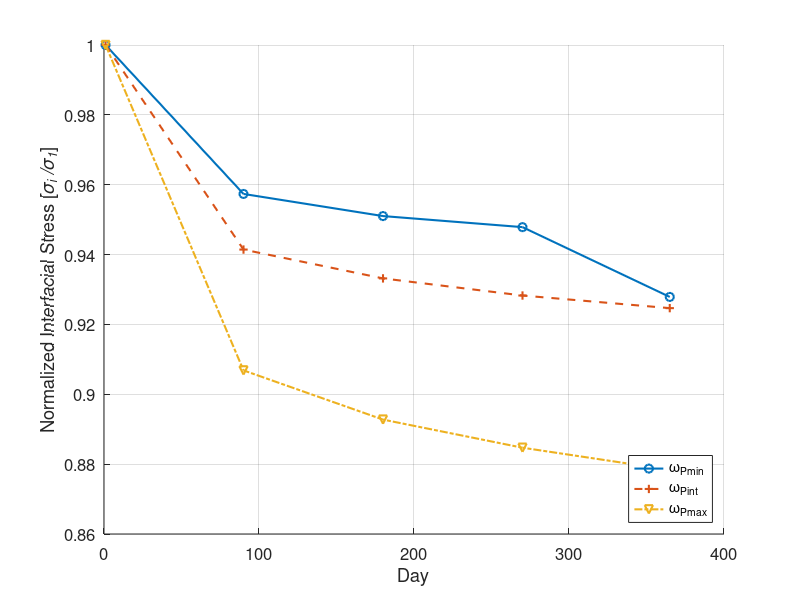
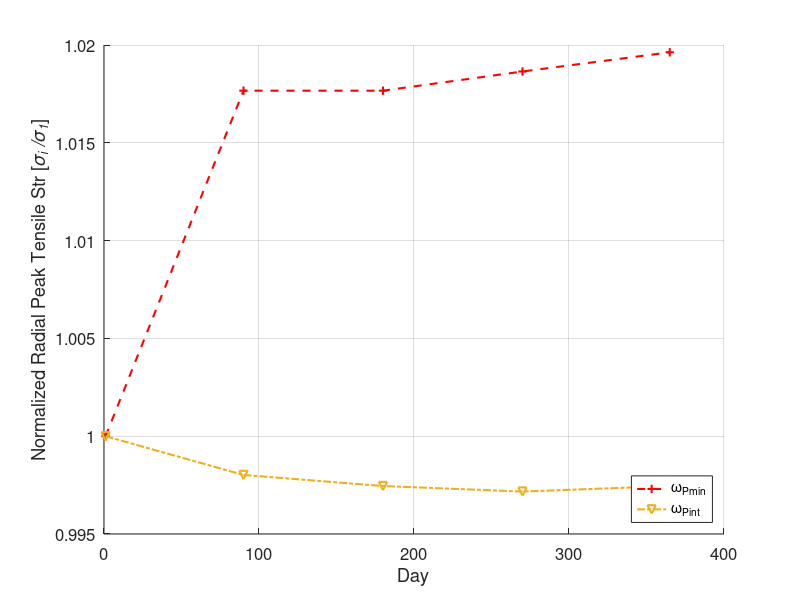
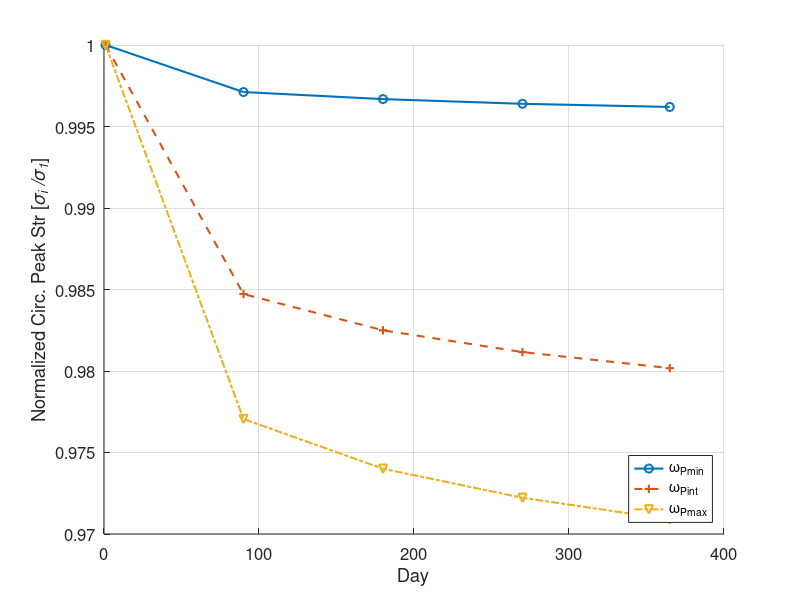
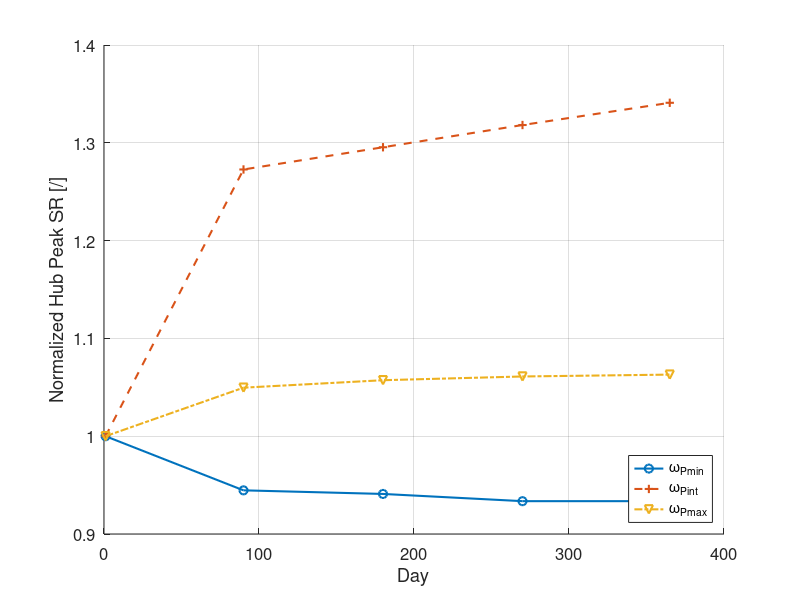

MATLAB code for these plots, in order:
close all
clc

day = [1, 90, 180, 270, 365];

interface = [-41.04, -39.29, -39.03, -38.90, -38.08;
              -38.76, -36.49, -36.17, -35.98, -35.84;
              -34.78, -31.54, -31.05, -30.77, -30.55];
            
rad_peak = [.0, 0.001, 0.01, 0.012, 0.014;
            10.19, 10.37, 10.37, 10.38, 10.39;
            35.33, 35.26, 35.24, 35.23, 35.24];
          
circ_peak = [207.89, 207.29, 207.20, 207.14, 207.10;
             426.75, 420.23, 419.28, 418.71, 418.29;
             819.74, 800.93, 798.43, 796.97, 795.88];
           
sr_hub = [.271, .256, .255, .253, .253;
          .044, .056, .057, .058, .059;
          .524, .550, .554, .556, .557];
        
sr_rim = [.160, .155, .154, .153, .153;
          .242, .236, .235, .235, .234;
          .760, .740, .737, .735, .734];
          
marker = 'o+v*<s>dx.^p';
line = {'-', '--', '-.'};
for k = 1:3
  figure(1), hold on
  plot(day,(interface(k,:)./interface(k,1)), [marker(k),line{k}], 'Linewidth', 1.5)
  
  
  
  figure(3), hold on
  plot(day, (circ_peak(k,:)./circ_peak(k,1)), [marker(k),line{k}], 'Linewidth', 1.5)
  
  figure(4), hold on
  plot(day, (sr_hub(k,:)./sr_hub(k,1)), [marker(k),line{k}], 'Linewidth', 1.5)
  
  figure(5), hold on
  plot(day, (sr_rim(k,:)./sr_rim(k,1)), [marker(k),line{k}], 'Linewidth', 1.5)
end

figure(1), grid on
legend({'\omega_{Pmin}', '\omega_{Pint}', '\omega_{Pmax}'}, 'Location', 'southeast')
xlabel('Day')
ylabel('Normalized Interfacial Stress [{\it\sigma_i /\sigma_1}]')
set(gca, 'FontSize', 12)

figure(2), hold on
plot(day, (rad_peak(2,:)./rad_peak(2,1)), [marker(2),line{2}], 'Color', 	[1 0 0], 'Linewidth', 1.5)
plot(day, (rad_peak(3,:)./rad_peak(3,1)), [marker(3),line{3}], 'Color', [0.9290 0.6940 0.1250], 'Linewidth', 1.5)
grid on
legend({'\omega_{Pmin}', '\omega_{Pint}', '\omega_{Pmax}'}, 'Location', 'southeast')
xlabel('Day')
ylabel('Normalized Radial Peak Tensile Str [{\it\sigma_i /\sigma_1}]')
set(gca, 'FontSize', 12)

figure(3), grid on
legend({'\omega_{Pmin}', '\omega_{Pint}', '\omega_{Pmax}'}, 'Location', 'southeast')
xlabel('Day')
ylabel('Normalized Circ. Peak Str [{\it\sigma_i /\sigma_1}]')
set(gca, 'FontSize', 12)

figure(4), grid on
legend({'\omega_{Pmin}', '\omega_{Pint}', '\omega_{Pmax}'}, 'Location', 'southeast')
xlabel('Day')
ylabel('Normalized Hub Peak SR [/]')
set(gca, 'FontSize', 12)

figure(5), grid on
legend({'\omega_{Pmin}', '\omega_{Pint}', '\omega_{Pmax}'}, 'Location', 'southeast')
xlabel('Day')
ylabel('Normalized Rim Peak SR [/]')
set(gca, 'FontSize', 12)







